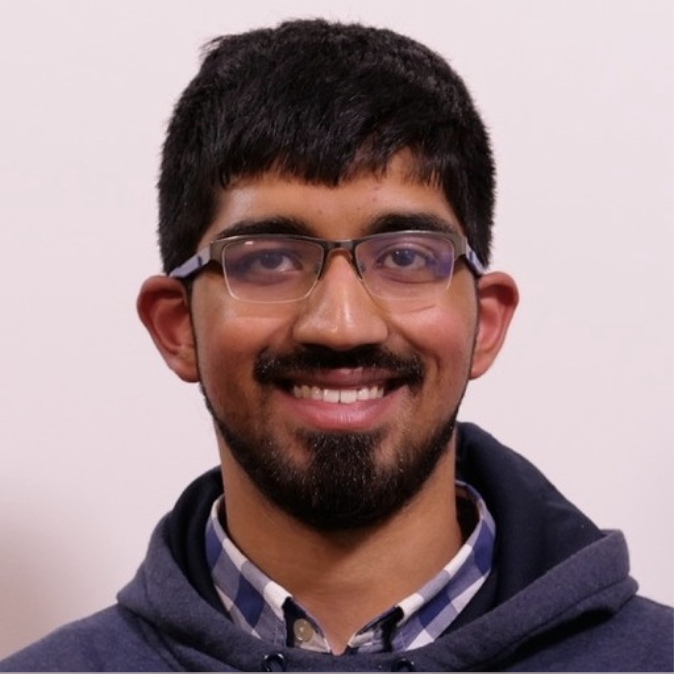
#> input picture static/mugshot.png, 674 x 674 px
$ python chapter_6.py
#> lines starting #> are read from the running program, lines starting #| are printed output that depends on the picture
import cv2
import numpy as np

# Joining images
# useful for when you are working with LOTS of images

'''
The  following function is copied from the website of Murtaza Hassan:
https://www.murtazahassan.com/learn-opencv-in-3-hours-chapter-6/
'''


# [47 lines left out: function stack_images, not called in this run]


if __name__ == '__main__':
    img = cv2.imread("static/mugshot.png")
#> img is the input picture: shape (674, 674, 3); mean B, G, R 134.8, 131.7, 153

    # create a horizontal stack
    img_hor = np.hstack((img, img))
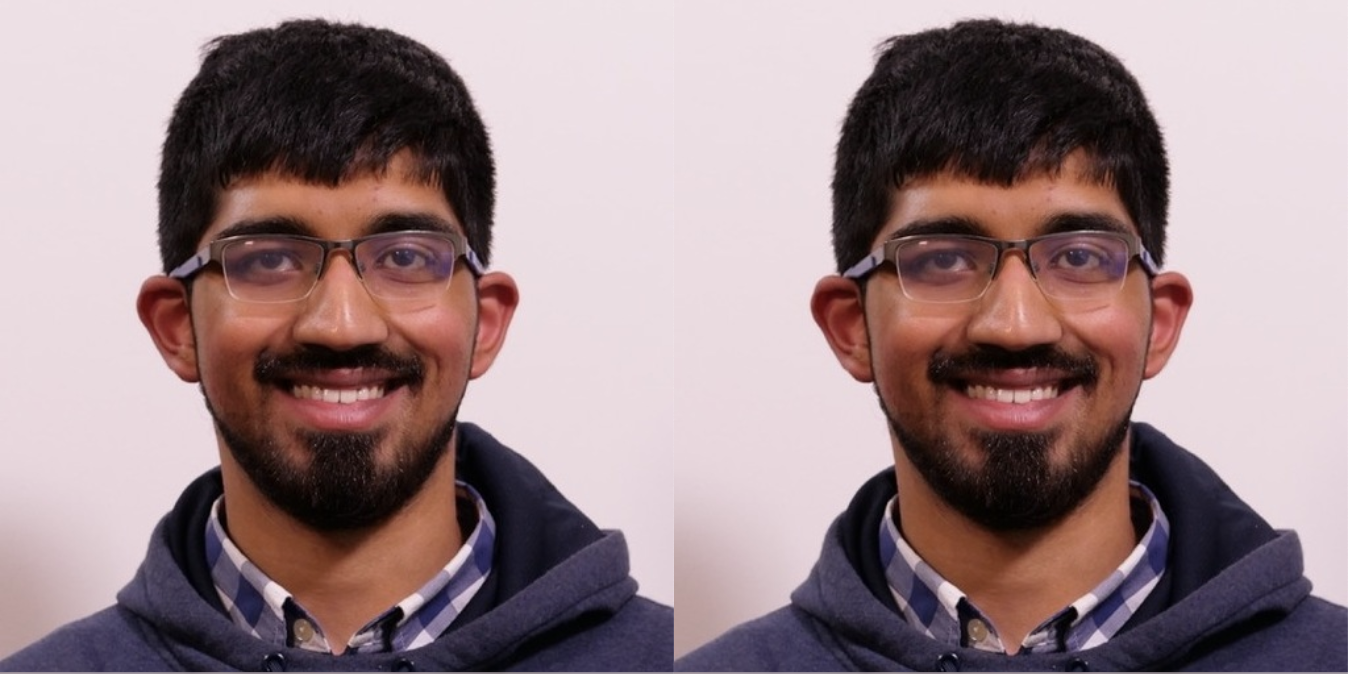
#> img_hor: shape (674, 1348, 3); mean B, G, R 134.8, 131.7, 153
    # create a vertical stack
    img_ver = np.vstack((img, img))
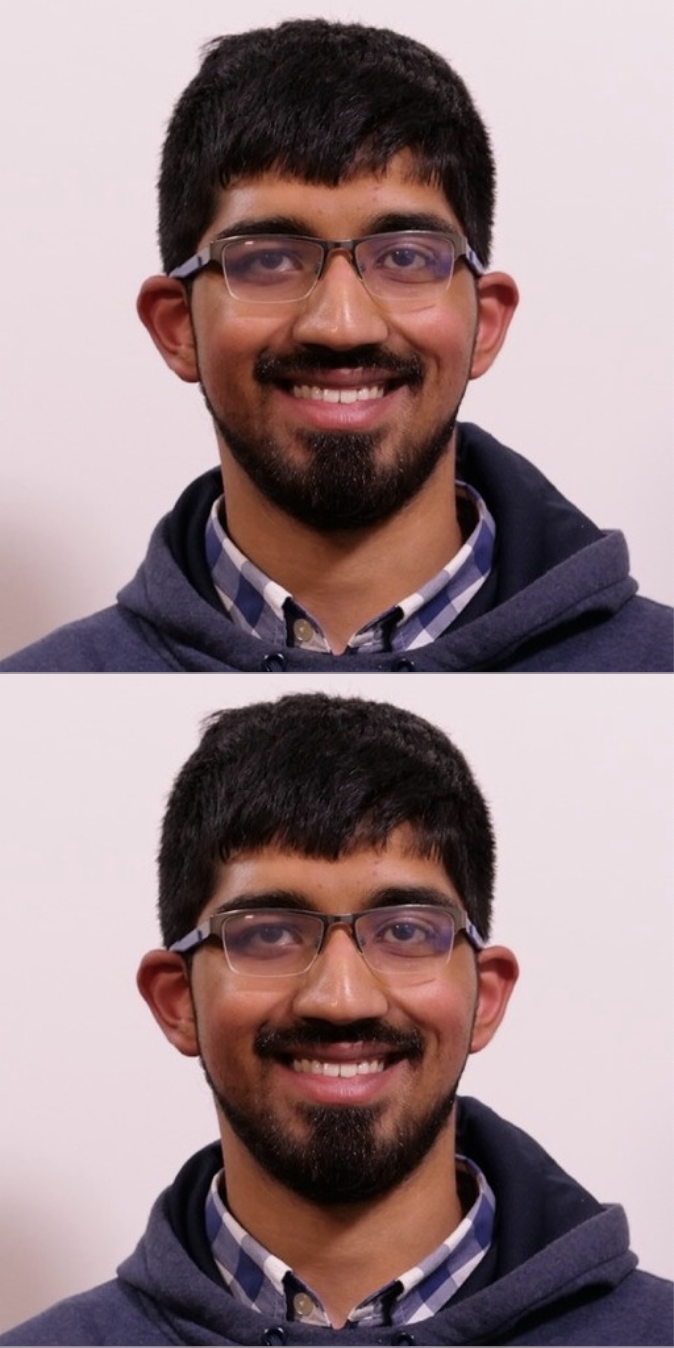
#> img_ver: shape (1348, 674, 3); mean B, G, R 134.8, 131.7, 153

    # Show the images
    cv2.imshow("Horizontal", img_hor)
    cv2.imshow("Vertical", img_ver)

    cv2.waitKey(100000)

$ run again, with static/kaaba.png copied over static/mugshot.png
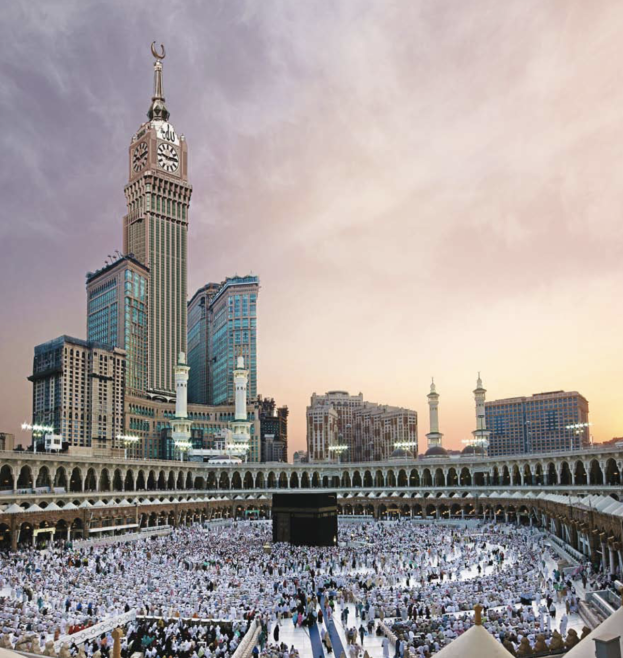
#> input picture static/kaaba.png, 1246 x 1316 px (shown at 1/2 size)
#> img is the input picture: shape (1316, 1246, 3); mean B, G, R 155.3, 156.2, 164.3
#> `img_hor = np.hstack((img, img))`:
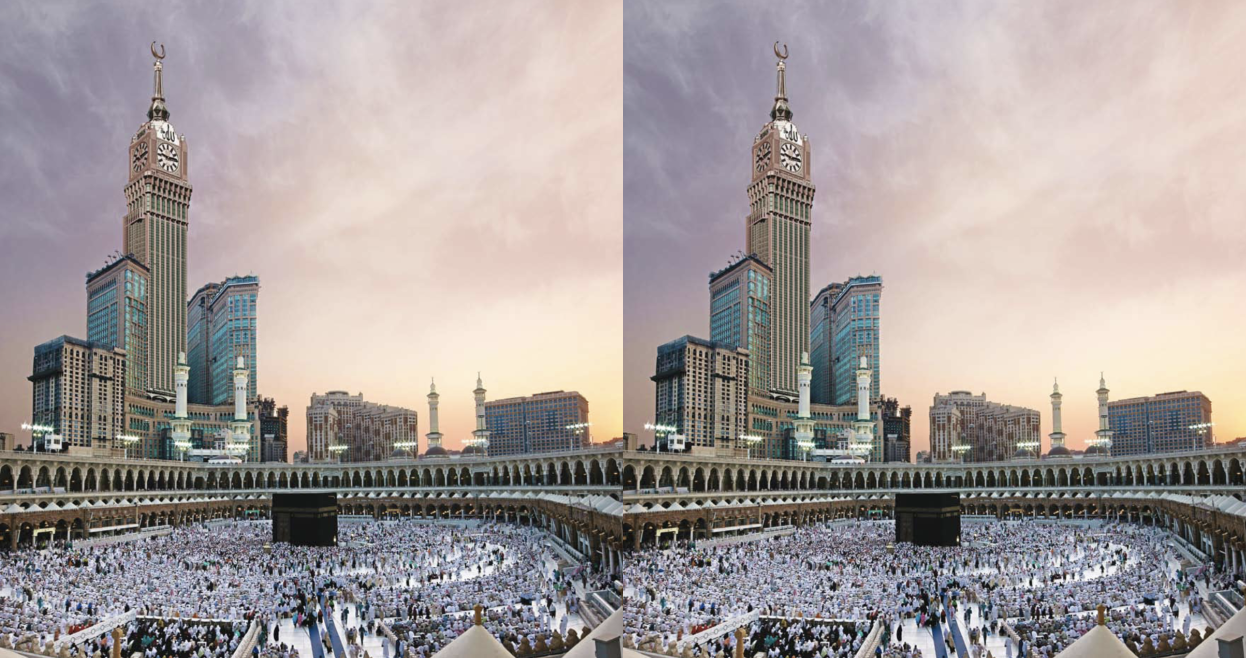
#> img_hor: shape (1316, 2492, 3) (shown at 1/2 size); mean B, G, R 155.3, 156.2, 164.3
#> `img_ver = np.vstack((img, img))`:
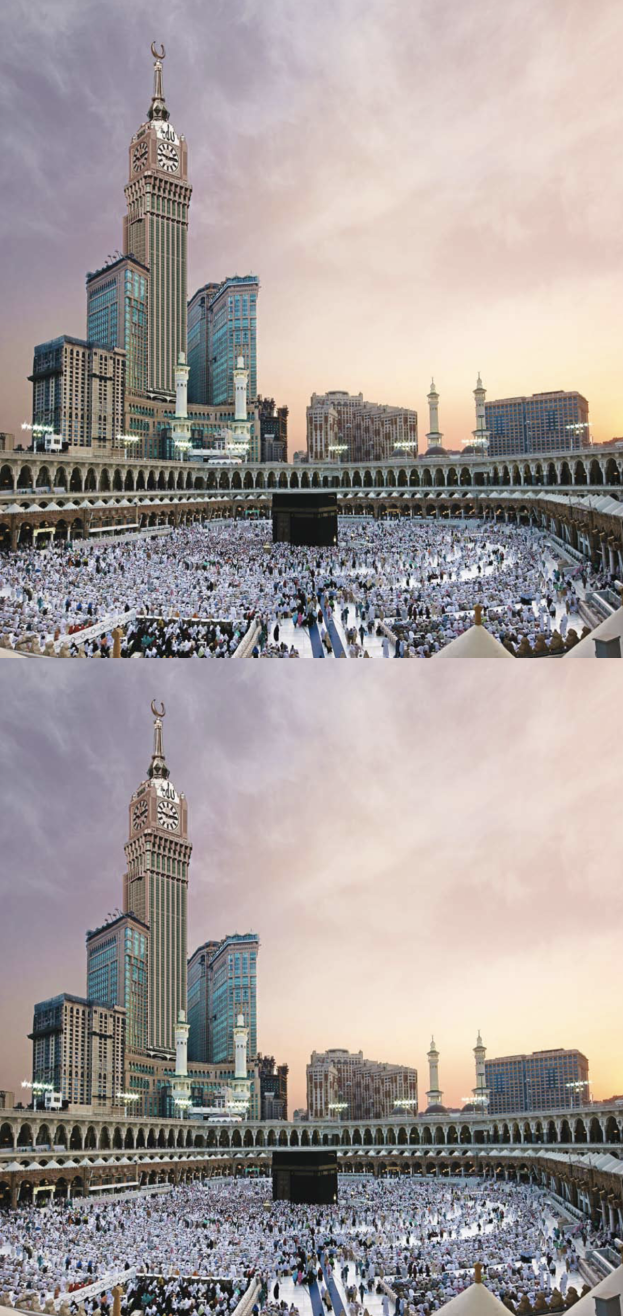
#> img_ver: shape (2632, 1246, 3) (shown at 1/2 size); mean B, G, R 155.3, 156.2, 164.3
